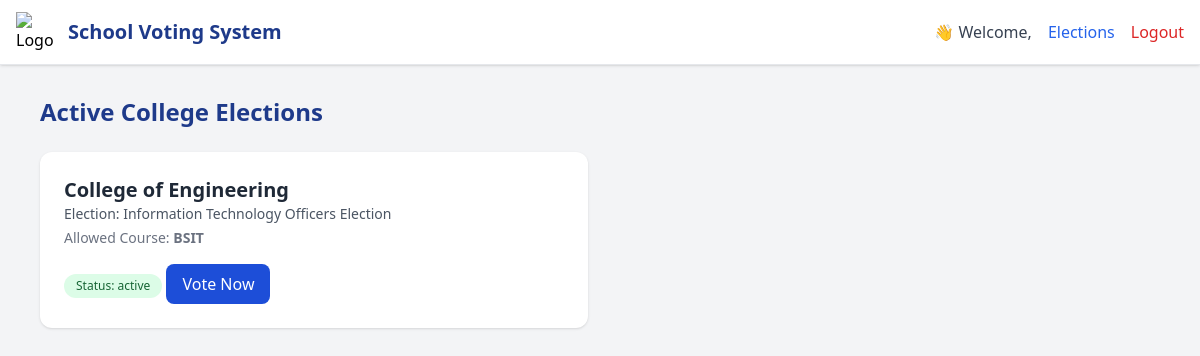
Page /colleges.php on the committed database.
### tables this page shows
CREATE TABLE `elections` (
  `id` int(11) NOT NULL,
  `college_id` int(11) DEFAULT NULL,
  `title` varchar(150) DEFAULT NULL,
  `status` enum('active','closed') DEFAULT 'active',
  `start_date` date DEFAULT NULL,
  `end_date` date DEFAULT NULL,
  `course` varchar(50) NOT NULL DEFAULT '',
  `created_at` datetime DEFAULT current_timestamp(),
  `description` text DEFAULT NULL
);

CREATE TABLE `colleges` (
  `id` int(11) NOT NULL,
  `name` varchar(100) NOT NULL
);

### colleges.php (the view, shortened to what this page needs)
<?php
$studentName =    $_SESSION['student_name'];
$conn = new mysqli("localhost", "root", "", "voting_system");
$sql = "SELECT elections.*, colleges.name AS college_name
        FROM elections
        JOIN colleges ON elections.college_id = colleges.id
        WHERE elections.status = 'active'";
$result = $conn->query($sql);
?>
<!DOCTYPE html>
<html lang="en">
<head>
  <script src="https://cdn.tailwindcss.com"></script>
</head>
<body class="bg-gray-100 font-sans">
<header class="bg-white border-b shadow fixed top-0 left-0 w-full z-50">
  <div class="max-w-7xl mx-auto px-4 h-16 flex justify-between items-center">
    <div class="flex items-center space-x-3">
      <img src="https://cdn-icons-png.flaticon.com/512/201/201818.png" class="w-10 h-10" alt="Logo">
      <h1 class="text-xl font-bold text-blue-900">School Voting System</h1>
    </div>
    <div class="flex items-center space-x-4">
      <span class="text-gray-700 font-medium">👋 Welcome, <?= htmlspecialchars($studentName) ?></span>
          <a href="colleges.php" class="text-blue-600 hover:underline">Elections</a>
      <a href="student_logout.php" class="text-red-600 hover:underline">Logout</a>
    </div>
  </div>
</header>
  <section class="max-w-6xl mx-auto pt-24 pb-12 px-4">
    <h2 class="text-2xl font-bold text-blue-900 mb-6">Active College Elections</h2>
    <div class="grid md:grid-cols-2 gap-6">
      <?php if ($result && $result->num_rows > 0): ?>
        <?php while($row = $result->fetch_assoc()): ?>
          <div class="bg-white rounded-xl shadow p-6">
            <h3 class="text-xl font-semibold text-gray-800"><?= htmlspecialchars($row['college_name']) ?></h3>
            <p class="text-sm text-gray-600">Election: <span class="font-medium"><?= htmlspecialchars($row['title']) ?></span></p>
            <p class="text-sm text-gray-500 mt-1">Allowed Course: <strong><?= htmlspecialchars($row['course'] ?? 'N/A') ?></strong></p>
            <span class="inline-block mt-2 px-3 py-1 text-xs bg-green-100 text-green-800 rounded-full">
              Status: <?= htmlspecialchars($row['status']) ?>
            </span>
            <button
              class="mt-4 bg-blue-700 hover:bg-blue-800 text-white px-4 py-2 rounded-lg"
              onclick="checkCourseAndRedirect('<?= trim(strtoupper($row['course'])) ?>', <?= $row['id'] ?>)">
              Vote Now
            </button>
          </div>
        <?php endwhile; ?>
      <?php else: ?>
        <p class="text-gray-600">No active elections at the moment.</p>
      <?php endif; ?>
    </div>
  </section>
</body>
</html>

### rows in the picture
elections: college.name "College of Engineering", title "Information Technology Officers Election", course "BSIT", status "active"
